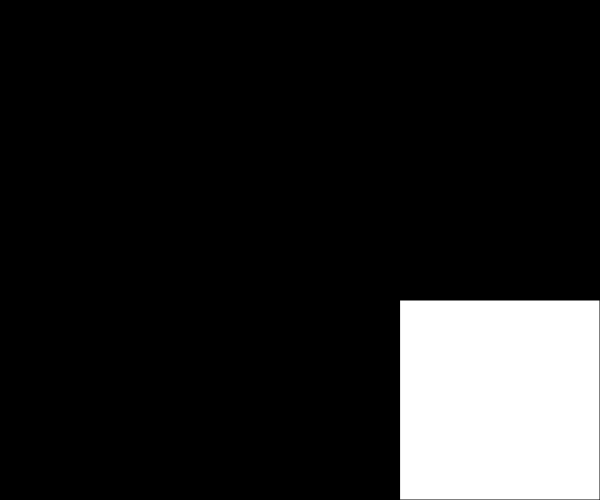
Frame 1 (no input)
Frame 60 (no input): identical to frame 1, image omitted
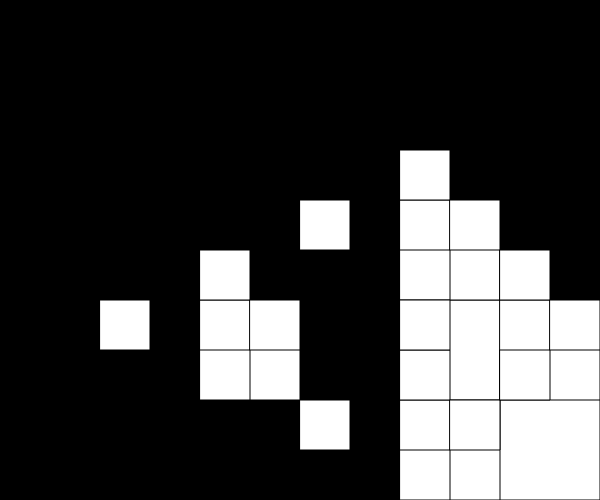
Frame 120 (the mouse pressed at the canvas centre since frame 60)

The p5.js sketch that drew these frames (run headless with seeded random() and noise() and a simulated clock; from frame 60 on, the mouse is pressed at the canvas centre):

// p5.js sketch
// ── sketch.js
//pasar el mouse de manera horizontal sobre el canvas

function setup() {
  createCanvas(600, 500);
 
}

function draw() {
  background(0); 
  let levels = round(map(mouseX, 0, width, 0, 10));//cant de veces que se repite
  cuadraloop(400,width/2, 200, levels);//ubicación
}

function  cuadraloop(x, y, d, levels) {
  //lo que se repite
  square(x,y,d);
  //donde se repite
  if (levels > 2) {
    cuadraloop(x, y - d / 2, d / 2, levels - 2);
    cuadraloop(x, y + d / 2, d / 2, levels - 2);
    cuadraloop(x - d / 1, y, d / 2, levels - 2);
    cuadraloop(x + d / 2, y, d / 2, levels - 2);
  
}}
